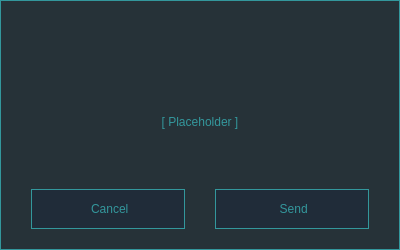
<?xml version="1.0" encoding="UTF-8"?>
<ui version="4.0">
 <class>ConfirmFile</class>
 <widget class="QWidget" name="ConfirmFile">
  <property name="geometry">
   <rect>
    <x>0</x>
    <y>0</y>
    <width>400</width>
    <height>250</height>
   </rect>
  </property>
  <property name="sizePolicy">
   <sizepolicy hsizetype="Fixed" vsizetype="Fixed">
    <horstretch>0</horstretch>
    <verstretch>0</verstretch>
   </sizepolicy>
  </property>
  <property name="minimumSize">
   <size>
    <width>400</width>
    <height>250</height>
   </size>
  </property>
  <property name="maximumSize">
   <size>
    <width>400</width>
    <height>250</height>
   </size>
  </property>
  <property name="windowTitle">
   <string>Sending File</string>
  </property>
  <property name="windowIcon">
   <iconset resource="../icons.qrc">
    <normaloff>:/favicon/icons/chat.ico</normaloff>:/favicon/icons/chat.ico</iconset>
  </property>
  <property name="styleSheet">
   <string notr="true">QWidget {color: #33979c;
background-color: #263238;
}

QPushButton {
	border: 1px solid #33979c;
	padding: 10px;
	background-color: #202c39;
}

#ConfirmFile {
	border: 1px solid #33979c; 
}</string>
  </property>
  <layout class="QVBoxLayout" name="verticalLayout">
   <item>
    <spacer name="verticalSpacer">
     <property name="orientation">
      <enum>Qt::Orientation::Vertical</enum>
     </property>
     <property name="sizeType">
      <enum>QSizePolicy::Policy::Minimum</enum>
     </property>
     <property name="sizeHint" stdset="0">
      <size>
       <width>20</width>
       <height>40</height>
      </size>
     </property>
    </spacer>
   </item>
   <item>
    <layout class="QVBoxLayout" name="verticalLayout_2" stretch="0,0,0">
     <item>
      <layout class="QHBoxLayout" name="horizontalLayout">
       <property name="spacing">
        <number>0</number>
       </property>
       <item>
        <widget class="QLabel" name="label">
         <property name="maximumSize">
          <size>
           <width>60</width>
           <height>60</height>
          </size>
         </property>
         <property name="text">
          <string/>
         </property>
         <property name="pixmap">
          <pixmap resource="../icons.qrc">:/widget/icons/google-docs.png</pixmap>
         </property>
         <property name="scaledContents">
          <bool>true</bool>
         </property>
         <property name="alignment">
          <set>Qt::AlignmentFlag::AlignCenter</set>
         </property>
        </widget>
       </item>
      </layout>
     </item>
     <item>
      <widget class="QLabel" name="file_name_label">
       <property name="text">
        <string>[ Placeholder ]</string>
       </property>
       <property name="alignment">
        <set>Qt::AlignmentFlag::AlignCenter</set>
       </property>
      </widget>
     </item>
     <item>
      <spacer name="verticalSpacer_2">
       <property name="orientation">
        <enum>Qt::Orientation::Vertical</enum>
       </property>
       <property name="sizeType">
        <enum>QSizePolicy::Policy::Minimum</enum>
       </property>
       <property name="sizeHint" stdset="0">
        <size>
         <width>20</width>
         <height>40</height>
        </size>
       </property>
      </spacer>
     </item>
    </layout>
   </item>
   <item>
    <layout class="QHBoxLayout" name="horizontalLayout_2">
     <property name="spacing">
      <number>30</number>
     </property>
     <item>
      <spacer name="horizontalSpacer">
       <property name="orientation">
        <enum>Qt::Orientation::Horizontal</enum>
       </property>
       <property name="sizeType">
        <enum>QSizePolicy::Policy::Minimum</enum>
       </property>
       <property name="sizeHint" stdset="0">
        <size>
         <width>20</width>
         <height>20</height>
        </size>
       </property>
      </spacer>
     </item>
     <item>
      <widget class="QPushButton" name="cancel_pushButton">
       <property name="minimumSize">
        <size>
         <width>0</width>
         <height>40</height>
        </size>
       </property>
       <property name="cursor">
        <cursorShape>PointingHandCursor</cursorShape>
       </property>
       <property name="text">
        <string> Cancel</string>
       </property>
       <property name="icon">
        <iconset resource="../icons.qrc">
         <normaloff>:/widget/icons/multiply.png</normaloff>:/widget/icons/multiply.png</iconset>
       </property>
       <property name="iconSize">
        <size>
         <width>18</width>
         <height>18</height>
        </size>
       </property>
      </widget>
     </item>
     <item>
      <widget class="QPushButton" name="send_pushButton">
       <property name="minimumSize">
        <size>
         <width>0</width>
         <height>40</height>
        </size>
       </property>
       <property name="cursor">
        <cursorShape>PointingHandCursor</cursorShape>
       </property>
       <property name="text">
        <string> Send</string>
       </property>
       <property name="icon">
        <iconset resource="../icons.qrc">
         <normaloff>:/buttons/icons/document.png</normaloff>:/buttons/icons/document.png</iconset>
       </property>
       <property name="iconSize">
        <size>
         <width>18</width>
         <height>18</height>
        </size>
       </property>
      </widget>
     </item>
     <item>
      <spacer name="horizontalSpacer_2">
       <property name="orientation">
        <enum>Qt::Orientation::Horizontal</enum>
       </property>
       <property name="sizeType">
        <enum>QSizePolicy::Policy::Minimum</enum>
       </property>
       <property name="sizeHint" stdset="0">
        <size>
         <width>20</width>
         <height>20</height>
        </size>
       </property>
      </spacer>
     </item>
    </layout>
   </item>
   <item>
    <spacer name="verticalSpacer_3">
     <property name="orientation">
      <enum>Qt::Orientation::Vertical</enum>
     </property>
     <property name="sizeType">
      <enum>QSizePolicy::Policy::Minimum</enum>
     </property>
     <property name="sizeHint" stdset="0">
      <size>
       <width>20</width>
       <height>10</height>
      </size>
     </property>
    </spacer>
   </item>
  </layout>
 </widget>
 <resources>
  <include location="../icons.qrc"/>
 </resources>
 <connections/>
</ui>
